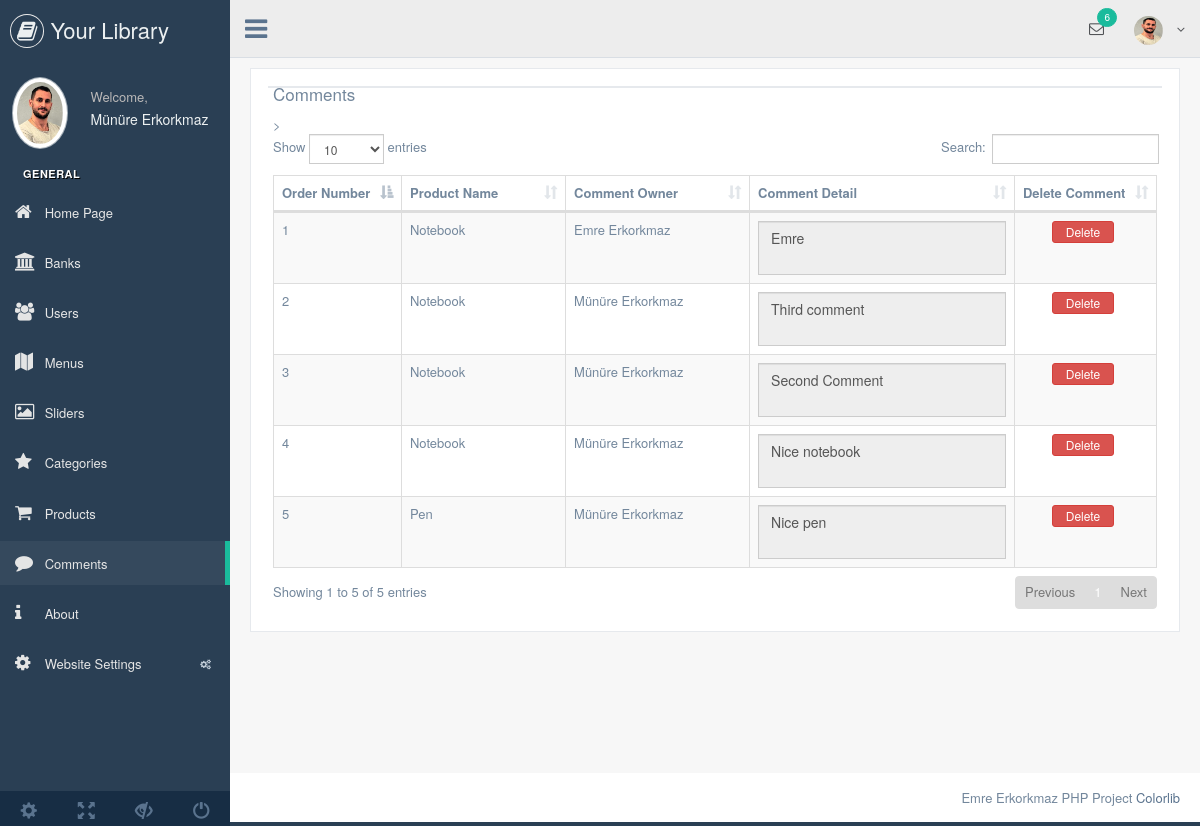
/libraryproject/nedmin/production/comments.php (signed in), run on the app's committed database.
### tables this page shows
CREATE TABLE `user` (
  `user_id` int(11) NOT NULL,
  `user_date` datetime NOT NULL DEFAULT current_timestamp(),
  `user_image` varchar(250) NOT NULL,
  `user_tc` varchar(50) NOT NULL,
  `user_name` varchar(50) NOT NULL,
  `user_email` varchar(100) NOT NULL,
  `user_phone` varchar(20) NOT NULL,
  `user_password` varchar(50) NOT NULL,
  `user_fullname` varchar(100) NOT NULL,
  `user_address` varchar(250) NOT NULL,
  `user_city` varchar(50) NOT NULL,
  `user_district` varchar(50) NOT NULL,
  `user_authority` varchar(50) NOT NULL,
  `user_status` int(1) NOT NULL DEFAULT 1
);

CREATE TABLE `comments` (
  `comment_id` int(11) NOT NULL,
  `user_id` int(11) NOT NULL,
  `product_id` int(11) NOT NULL,
  `comment_detail` text NOT NULL,
  `comment_date` timestamp NOT NULL DEFAULT current_timestamp()
);

CREATE TABLE `product` (
  `product_id` int(11) NOT NULL,
  `category_id` int(11) NOT NULL,
  `product_date` timestamp NOT NULL DEFAULT current_timestamp(),
  `product_name` varchar(250) NOT NULL,
  `product_seourl` varchar(250) NOT NULL,
  `product_detail` text NOT NULL,
  `product_price` float(9,2) NOT NULL,
  `product_keyword` varchar(250) NOT NULL,
  `product_stock` int(11) NOT NULL,
  `product_front` enum('0','1') NOT NULL DEFAULT '0',
  `product_status` enum('0','1') NOT NULL
);

### libraryproject/nedmin/production/comments.php (the view, shortened to what this page needs)
<?php
include 'header.php';
$findcomment=$db->prepare("SELECT * FROM comments ORDER BY comment_date DESC");
$findcomment->execute();
?>
<div class="right_col" role="main">
  <div class="">
    <div class="row">
      <div class="col-md-12 col-sm-12 col-xs-12">
        <div class="x_panel">
          <div class="x_title">
            <h2>Comments </h2>
          </div>
          <div class="x_content">
            <table id="datatable-responsive" class="table table-striped table-bordered dt-responsive nowrap" cellspacing="0" width="100%">
              <thead>
                <tr>
                  <th width="20">Order Number</th>
                  <th>Product Name</th>
                  <th>Comment Owner</th>
                  <th>Comment Detail</th>
                  <th style="width: 20px">Delete Comment</th>
                </tr>
              </thead>
              <tbody>
                <?php
                $number=0;
                while($getcomment=$findcomment->fetch(PDO::FETCH_ASSOC)) { $number++?>
                  <?php
                  $product_id = $getcomment['product_id'];
                  $findproduct=$db->prepare("SELECT * FROM product WHERE product_id=:id");
                  $findproduct->execute(array(
                    'id'=> $product_id
                  ));
                  $getproduct=$findproduct->fetch(PDO::FETCH_ASSOC);
                  $user_id = $getcomment['user_id'];
                  $finduser=$db->prepare("SELECT * FROM user WHERE user_id=:id");
                  $finduser->execute(array(
                    'id'=> $user_id
                  ));
                  $getuser=$finduser->fetch(PDO::FETCH_ASSOC);
                  ?>
                  <tr>
                    <td><?php echo $number ?></td>
                    <td><?php echo $getproduct['product_name']  ?></td>
                    <td><?php echo $getuser['user_fullname'] ?></td>
                    <td><textarea style="pointer-events: none; resize: none; width: 100%;" disabled="" class="form-control"><?php echo $getcomment['comment_detail'] ?></textarea></td>
                    <td>
                      <center>
                        <a href="../netting/operation.php?comment_id=<?php echo $getcomment['comment_id']; ?>&deletecomment=true"><button style="width: 50%;" class="btn btn-danger btn-xs">Delete</button></a>
                      </center>
                    </td>
                  </tr>
                <?php  } ?>
              </tbody>
            </table>
          </div>
        </div>
      </div>
    </div>
  </div>
</div>
<?php include 'footer.php'; ?>

### libraryproject/nedmin/production/header.php (shortened to what this page needs)
<?php
include '../netting/dbconnection.php';
$finduser=$db->prepare("SELECT * FROM user WHERE user_email=:email");
$finduser->execute(array(
  'email'=>$_SESSION['user_email']
));
$getuser=$finduser->fetch(PDO::FETCH_ASSOC);
?>
<!DOCTYPE html>
<html lang="en">
<head>
  <link href="../vendors/bootstrap/dist/css/bootstrap.min.css" rel="stylesheet">
  <link href="../vendors/font-awesome/css/font-awesome.min.css" rel="stylesheet">
  <link href="../vendors/nprogress/nprogress.css" rel="stylesheet">
  <link href="../vendors/iCheck/skins/flat/green.css" rel="stylesheet">
  <link href="../vendors/datatables.net-bs/css/dataTables.bootstrap.min.css" rel="stylesheet">
  <link href="../vendors/datatables.net-buttons-bs/css/buttons.bootstrap.min.css" rel="stylesheet">
  <link href="../vendors/datatables.net-fixedheader-bs/css/fixedHeader.bootstrap.min.css" rel="stylesheet">
  <link href="../vendors/datatables.net-responsive-bs/css/responsive.bootstrap.min.css" rel="stylesheet">
  <link href="../vendors/datatables.net-scroller-bs/css/scroller.bootstrap.min.css" rel="stylesheet">
  <link href="../build/css/custom.min.css" rel="stylesheet">
</head>
<body class="nav-md">
  <div class="container body">
    <div class="main_container">
      <div class="col-md-3 left_col">
        <div class="left_col scroll-view">
          <div class="navbar nav_title" style="border: 0;">
            <a href="index.html" class="site_title"><i class="fa fa-book"></i> <span>Your Library</span></a>
          </div>
          <div class="profile clearfix">
            <div class="profile_pic">
              <img src="images/myimg.jpg" alt="..." class="img-circle profile_img">
            </div>
            <div class="profile_info">
              <span>Welcome,</span>
              <h2><?php echo $getuser['user_fullname']; ?></h2>
            </div>
          </div>
          <br />
          <div id="sidebar-menu" class="main_menu_side hidden-print main_menu">
            <div class="menu_section">
              <h3>General</h3>
              <ul class="nav side-menu">
                <li><a href="index.php"><i class="fa fa-home"></i> Home Page </a></li>
                <li><a href="bank.php"><i class="fa fa-bank"></i> Banks </a></li>
                <li><a href="users.php"><i class="fa fa-users"></i> Users </a></li>
                <li><a href="menu.php"><i class="fa fa-map"></i> Menus </a></li>
                <li><a href="slider.php"><i class="fa fa-image"></i> Sliders </a></li>
                <li><a href="category.php"><i class="fa fa-star"></i> Categories </a></li>
                <li><a href="product.php"><i class="fa fa-shopping-cart"></i> Products </a></li>
                <li><a href="comments.php"><i class="fa fa-comment"></i> Comments </a></li>
                <li><a href="about.php"><i class="fa fa-info"></i> About </a></li>
                <li><a><i class="fa fa-cog"></i> Website Settings <span class="fa fa-cogs"></span></a>
                </li>
              </ul>
            </div>
          </div>
          <div class="sidebar-footer hidden-small">
            <a data-toggle="tooltip" data-placement="top" title="Settings">
              <span class="glyphicon glyphicon-cog" aria-hidden="true"></span>
            </a>
            <a data-toggle="tooltip" data-placement="top" title="FullScreen">
              <span class="glyphicon glyphicon-fullscreen" aria-hidden="true"></span>
            </a>
            <a data-toggle="tooltip" data-placement="top" title="Lock">
              <span class="glyphicon glyphicon-eye-close" aria-hidden="true"></span>
            </a>
            <a data-toggle="tooltip" data-placement="top" title="Logout">
              <span class="glyphicon glyphicon-off" aria-hidden="true"></span>
            </a>
          </div>
        </div>
      </div>
      <div class="top_nav">
        <div class="nav_menu">
          <nav>
            <div class="nav toggle">
              <a id="menu_toggle"><i class="fa fa-bars"></i></a>
            </div>
            <ul class="nav navbar-nav navbar-right">
              <li class="">
                <a href="javascript:;" class="user-profile dropdown-toggle" data-toggle="dropdown" aria-expanded="false">
                  <img src="images/myimg.jpg" alt=""><?php echo $getuser['user_name'] ?>
                  <span class=" fa fa-angle-down"></span>
                </a>
              </li>
              <li role="presentation" class="dropdown">
                <a href="javascript:;" class="dropdown-toggle info-number" data-toggle="dropdown" aria-expanded="false">
                  <i class="fa fa-envelope-o"></i>
                  <span class="badge bg-green">6</span>
                </a>
              </li>
            </ul>
          </nav>
        </div>
      </div>

### libraryproject/nedmin/production/footer.php (shortened to what this page needs)
    <footer>
      <div class="pull-right">
        Emre Erkorkmaz PHP Project <a href="https://colorlib.com">Colorlib</a>
      </div>
      <div class="clearfix"></div>
    </footer>
  </div>
</div>

### data on the page
user: user_fullname "Münüre Erkorkmaz"
comments: product.product_name "Notebook", user.user_fullname "Emre Erkorkmaz", comment_detail "Emre"
comments: product.product_name "Notebook", user.user_fullname "Münüre Erkorkmaz", comment_detail "Third comment"
comments: product.product_name "Notebook", user.user_fullname "Münüre Erkorkmaz", comment_detail "Second Comment"
comments: product.product_name "Notebook", user.user_fullname "Münüre Erkorkmaz", comment_detail "Nice notebook"
comments: product.product_name "Pen", user.user_fullname "Münüre Erkorkmaz", comment_detail "Nice pen"
